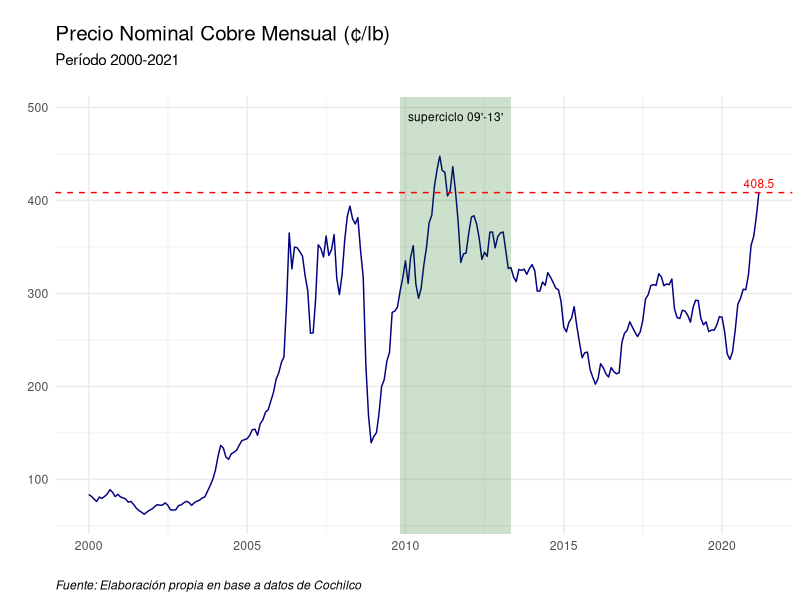
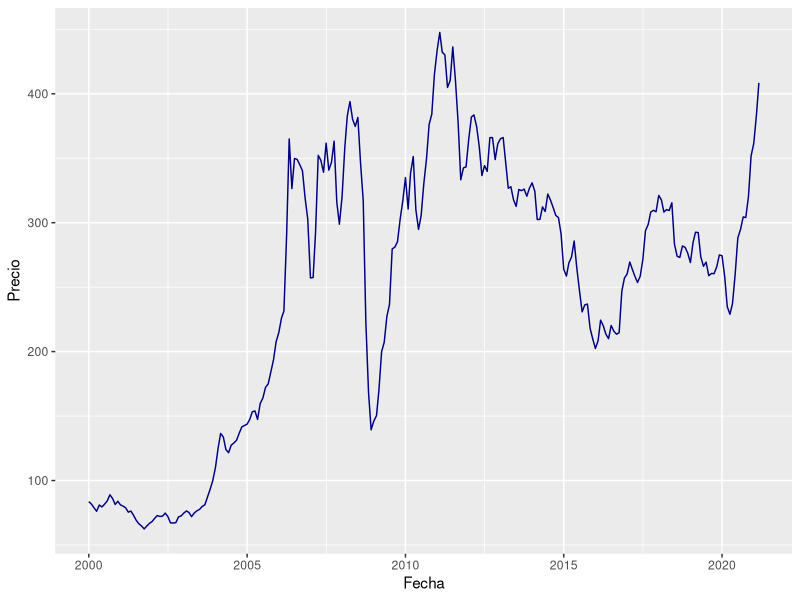
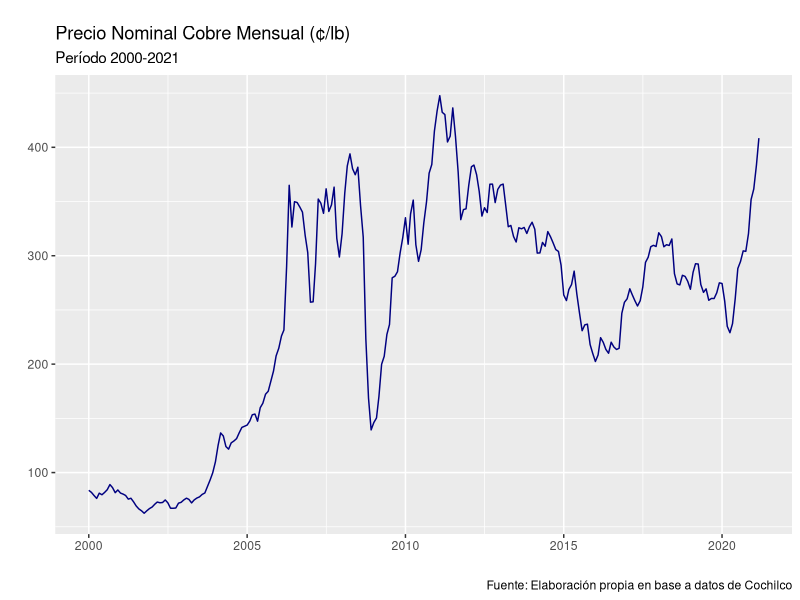
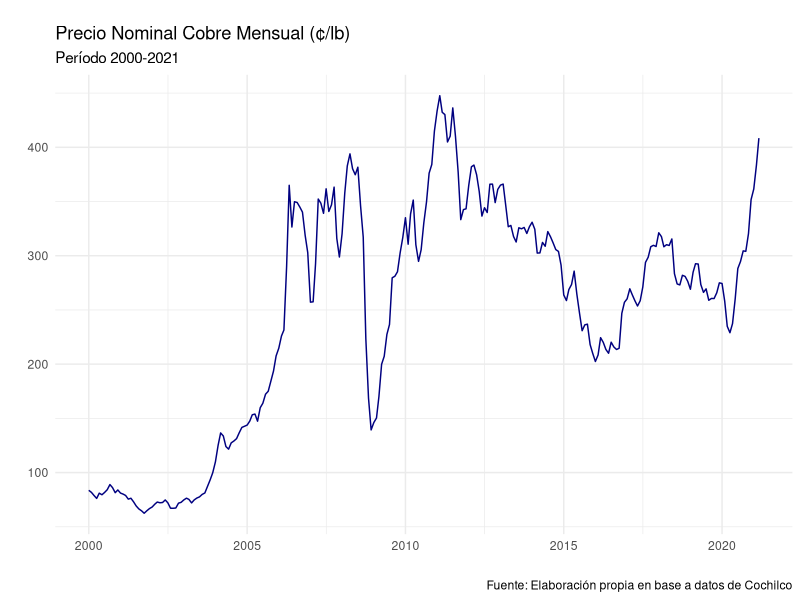
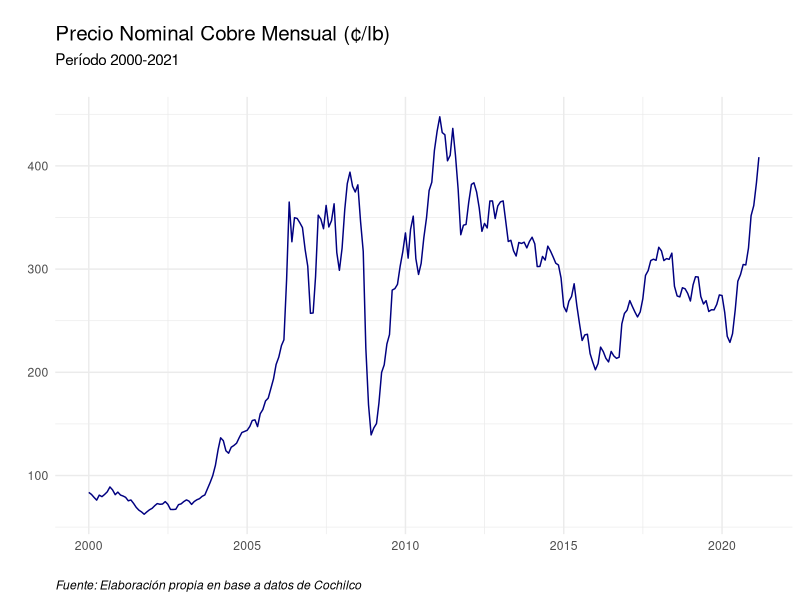
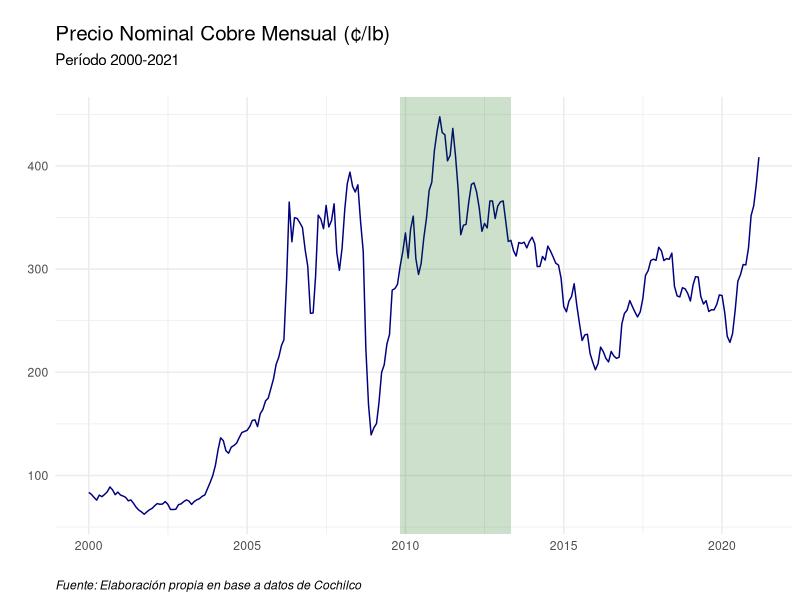
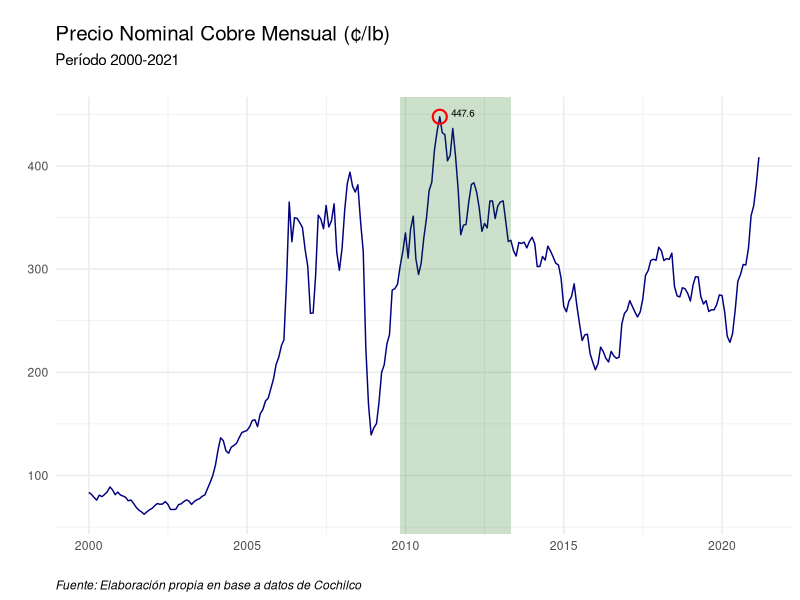
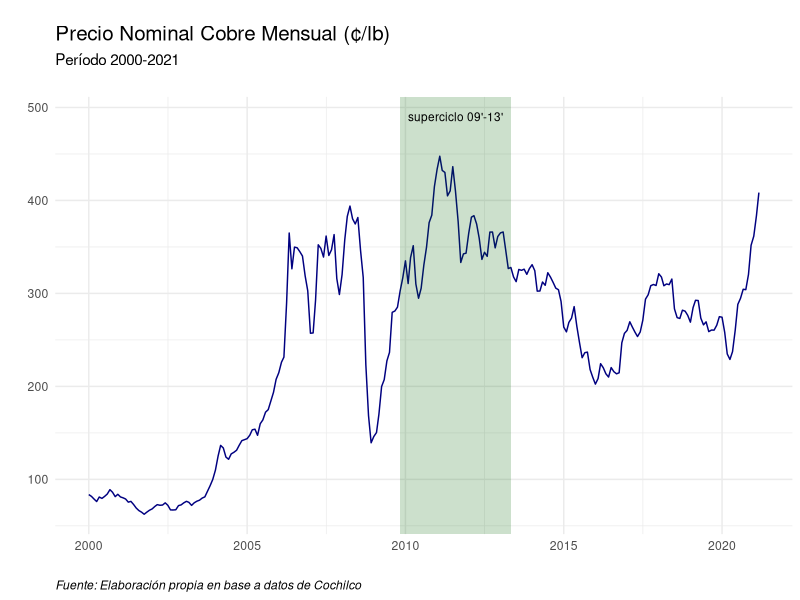

These figures' R source, in order:
## ---- chunk 1
knitr::opts_chunk$set(echo = FALSE)
## ---- chunk 2

library(readxl)
library(ggplot2)
library(tidyverse)

setwd("~/Todo R/My Blog/_posts/2021-04-08-evolucin-del-precio-del-cobre")

df <- read_excel("datos.xlsx")

names(df)[1] <- "Fecha"
names(df)[2] <- "Precio"

df$Fecha <- as.Date(df$Fecha)

plast <- df %>% #precio más reciente
  slice(which.max(Fecha))

ggplot(data = df, aes(Fecha, Precio)) +
  geom_line(colour = "navy")+ 
  labs(title = "Precio Nominal Cobre Mensual (¢/lb)",
                      subtitle = "Período 2000-2021",
                      caption = "Fuente: Elaboración propia en base a datos de Cochilco",
                      tag = "",
                      x = "",
                      y = "") + 
  theme_minimal() +
  theme(plot.title = element_text(size = rel(1.35)),
        plot.subtitle = element_text(size = rel(1), margin=margin(0,0,20,0)),
        plot.caption = element_text(hjust = 0, face= "italic")) +
  annotate("rect", fill = "darkgreen", alpha = 0.2,
           xmin = as.Date("2009-11-01"), xmax = as.Date("2013-05-01"),
           ymin = -Inf, ymax = Inf) +
  annotate(geom="text",x=as.Date("2011-08-01"),
           y=490, label="superciclo 09'-13'", fontface="plain", size=3) +
  geom_hline(yintercept = tail(df$Precio, n=1), linetype="dashed",
             color = "red", size = .5) +
  geom_text(data = plast,
            aes(x = Fecha, y = Precio,
                label = sprintf("%0.1f", round(Precio, digits = 3))), size = 3,
            vjust = -.5, hjust = .5, col = "red")
## ---- chunk 3
library(readxl)
library(ggplot2)
library(tidyverse)
## ---- chunk 4
setwd("~/Todo R/My Blog/_posts/2021-04-08-evolucin-del-precio-del-cobre")
## ---- chunk 5
df <- read_excel("datos.xlsx")

names(df)[1] <- "Fecha"
names(df)[2] <- "Precio"

df$Fecha <- as.Date(df$Fecha)
## ---- chunk 6
graph <- ggplot(data = df, aes(Fecha, Precio)) +
  geom_line(colour = "navy")
graph
## ---- chunk 7
graph <- graph + labs(title = "Precio Nominal Cobre Mensual (¢/lb)",
                     subtitle = "Período 2000-2021",
       caption = "Fuente: Elaboración propia en base a datos de Cochilco",
       tag = "",
       x = "",
       y = "")
graph
## ---- chunk 8
graph <- graph + theme_minimal()
graph
## ---- chunk 9
graph <- graph +
  theme(plot.title = element_text(size = rel(1.35)),
        plot.subtitle = element_text(size = rel(1), margin=margin(0,0,20,0)),
        plot.caption = element_text(hjust = 0, face= "italic"))
graph
## ---- chunk 10
graph <- graph +
  annotate("rect", fill = "darkgreen", alpha = 0.2,
           xmin = as.Date("2009-11-01"), xmax = as.Date("2013-05-01"),
           ymin = -Inf, ymax = Inf)
graph
## ---- chunk 11
pmax <- df %>% #precio máximo
  slice(which.max(Precio))

graph2 <- graph +
  geom_point(data = pmax, aes(x = Fecha, y = Precio), col = "red",
             shape = 21, fill = NA, size = 4, stroke = 1.1) +
  geom_text(data = pmax, aes(x = Fecha, y = Precio,
                label = sprintf("%0.1f", round(Precio, digits = 3))),
            size = 2.5, vjust = 0, hjust = -0.5)
graph2
## ---- chunk 12
graph <- graph + 
  annotate(geom="text",x=as.Date("2011-08-01"),
           y=490, label="superciclo 09'-13'", fontface="plain", size=3)
graph
## ---- chunk 13
plast <- df %>% #precio más reciente
  slice(which.max(Fecha))

graph <- graph +
  geom_hline(yintercept = tail(df$Precio, n=1), linetype="dashed",
             color = "red", size = .5) +
  geom_text(data = plast,
            aes(x = Fecha, y = Precio,
                label = sprintf("%0.1f", round(Precio, digits = 3))), size = 3,
            vjust = -.5, hjust = .5, col = "red")
graph
## ---- chunk 14

plast <- df %>% #precio más reciente
  slice(which.max(Fecha))

ggplot(data = df, aes(Fecha, Precio)) +
  geom_line(colour = "navy")+ 
  labs(title = "Precio Nominal Cobre Mensual (¢/lb)",
                      subtitle = "Período 2000-2021",
                      caption = "Fuente: Elaboración propia en base a datos de Cochilco",
                      tag = "",
                      x = "",
                      y = "") + 
  theme_minimal() +
  theme(plot.title = element_text(size = rel(1.35)),
        plot.subtitle = element_text(size = rel(1), margin=margin(0,0,20,0)),
        plot.caption = element_text(hjust = 0, face= "italic")) +
  annotate("rect", fill = "darkgreen", alpha = 0.2,
           xmin = as.Date("2009-11-01"), xmax = as.Date("2013-05-01"),
           ymin = -Inf, ymax = Inf) +
  annotate(geom="text",x=as.Date("2011-08-01"),
           y=490, label="superciclo 09'-13'", fontface="plain", size=3) +
  geom_hline(yintercept = tail(df$Precio, n=1), linetype="dashed",
             color = "red", size = .5) +
  geom_text(data = plast,
            aes(x = Fecha, y = Precio,
                label = sprintf("%0.1f", round(Precio, digits = 3))), size = 3,
            vjust = -.5, hjust = .5, col = "red")
